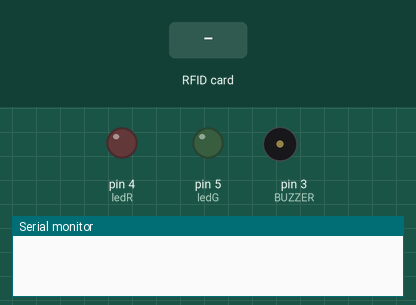
The sketch below on a simulated Arduino Uno, built with avr-gcc and run on an emulated ATmega328P. On the bench: output pins drawn as LEDs (lit = HIGH), buzzer (waves = sounding, pin HIGH), the last lines printed to the serial monitor. The test bench sets the inputs (shaded band). Pins used as bus, display or sensor lines are not drawn.

Above: at 1.2 s.
1.3 s: RFID card 5E 7A 19 C4 held to the reader
At 2.1 s:
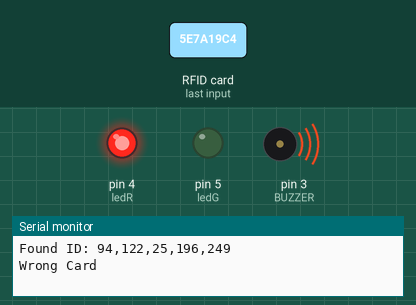
Timing chart, 0 to 4.8 s (numbered marks = the images above; inputs shaded):
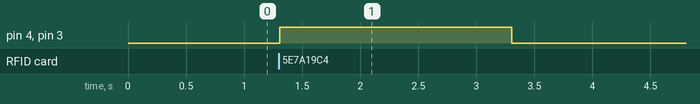

Measured:
- after the input at 1.3 s, pin 4 (ledR), pin 3 (BUZZER): LOW → HIGH at once, → LOW 2.0 s later

The sketch:

RFID_SK.ino
```cpp
#include <SPI.h>
#include <RFID.h>
RFID rfid(10, 9);
byte SK[5] = {202,32,38,180,120};
//202,32,38,180,120 My card
boolean card;
int BUZZER= 3;
int ledR= 4;
int ledG= 5;

void setup(){
  Serial.begin(9600);
  SPI.begin();
  rfid.init();

pinMode(BUZZER,OUTPUT);
pinMode(ledR,OUTPUT);
pinMode(ledG,OUTPUT);}

void loop(){
  if (rfid.isCard()){
    if (rfid.readCardSerial()){
      Serial.print("Found ID: ");
      Serial.print(rfid.serNum[0]);
      Serial.print(",");
      Serial.print(rfid.serNum[1]);
      Serial.print(",");
      Serial.print(rfid.serNum[2]);
      Serial.print(",");
      Serial.print(rfid.serNum[3]);
      Serial.print(",");
      Serial.println(rfid.serNum[4]);}
    for (int i = 1; i < 5; i++){
      if
       ( rfid.serNum[0] == SK[0]
      && rfid.serNum[1] == SK[1]
      && rfid.serNum[2] == SK[2]
      && rfid.serNum[3] == SK[3]
      && rfid.serNum[4] == SK[4] )
      {
       card = true;
      }
      else { card = false; }}

    if (card == true){
      Serial.println("Correct Card");
       digitalWrite(ledG,HIGH);
       delay(2000);
       digitalWrite(ledG,LOW);}
    else{
      Serial.println("Wrong Card");
      digitalWrite(ledR,HIGH);
      digitalWrite(BUZZER,HIGH);
      delay(2000);
      digitalWrite(ledR,LOW);
      digitalWrite(BUZZER,LOW);}
    rfid.halt();}}
```
